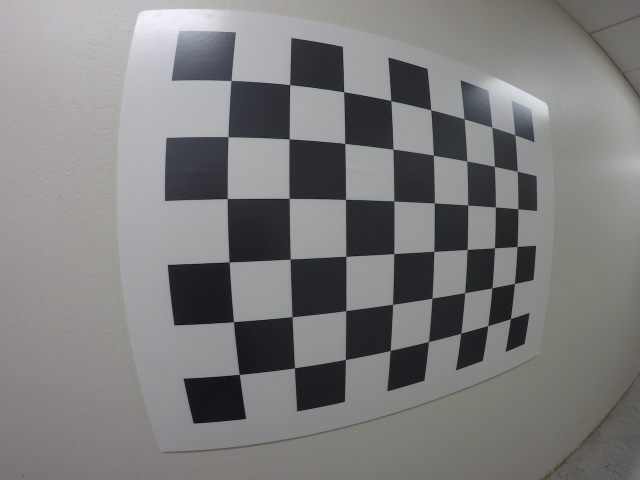
#> input picture samples/chess_boards/distorted_images/GOPR0032.jpg, 1280 x 960 px (shown at 1/2 size); its folder holds 5 pictures in this run
$ python chess_board_method_2.py
#> lines starting #> are read from the running program, lines starting #| are printed output that depends on the picture
# Inspired by Self-Driving-Car Nano Degree from Udacity

"""
There are two main steps to this process: use chessboard images to obtain image points and object points, and then
use the OpenCV functions cv2.calibrateCamera() and cv2.undistort() to compute the calibration and un-distortion.
"""

import glob
import os
import pickle

import cv2
import matplotlib.pyplot as plt
import numpy as np

image_path = os.path.join(os.getcwd(), "../../samples/chess_boards/distorted_images/GO*.jpg")

# prepare object points, like (0,0,0), (1,0,0), (2,0,0) ....,(6,5,0)
real_object_points = np.zeros((6 * 8, 3), np.float32)
real_object_points[:, :2] = np.mgrid[0:8, 0:6].T.reshape(-1, 2)

# Arrays to store object points and image points from all the images.
object_points = []  # 3d points in real world space
image_points = []  # 2d points in image plane.

# Make a list of calibration images
print("Reading training images..")
images = glob.glob(image_path)

# Step through the list and search for chessboard corners
for idx, image_name in enumerate(images):
    test_image = cv2.imread(image_name)
#> test_image is the input picture: shape (960, 1280, 3); mean B, G, R 124.7, 124.9, 125.1
    gray = cv2.cvtColor(test_image, cv2.COLOR_BGR2GRAY)

    # Find the chessboard corners
    ret, corners = cv2.findChessboardCorners(gray, (8, 6), None)
#> ret = True; corners = 48 rows, first 8: [462.6, 161.3], [579.9, 169.7], [687.9, 184.1], [782.3, 201.7], [862.1, 220.2], [928.7, 238.1], [984.4, 254.6], [1030.1, 270]

    # If found, add object points, image points
    if ret:
        object_points.append(real_object_points)
        image_points.append(corners)

        # Draw and display the corners

        # cv2.drawChessboardCorners(test_image, (8, 6), corners, ret)
        # cv2.imshow('img', test_image)
        # cv2.waitKey(500)

cv2.destroyAllWindows()

# Calibration

print("Reading test image..")
test_image_path = os.path.join(os.getcwd(), "../../samples/chess_boards/distorted_images/test_image.jpg")
test_image = cv2.imread(test_image_path)
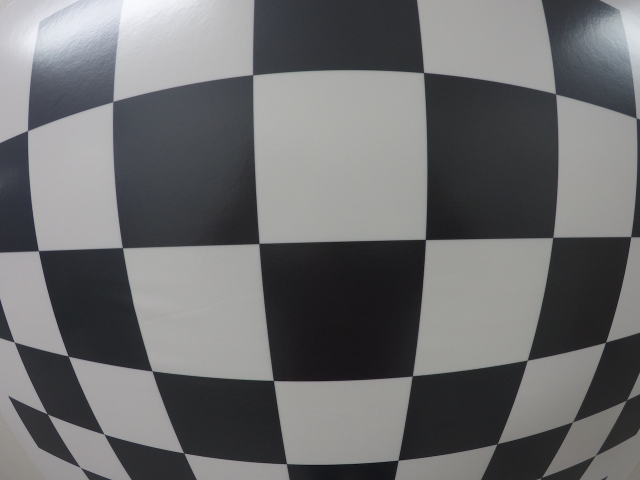
#> input picture samples/chess_boards/distorted_images/test_image.jpg, 1280 x 960 px (shown at 1/2 size)
#> test_image is the input picture: shape (960, 1280, 3); mean B, G, R 110.7, 109.5, 109.1
image_size = (test_image.shape[1], test_image.shape[0])
#> image_size = (1280, 960)

print("Camera calibration..")
# Do camera calibration given object points and image points
ret, camera_matrix, distortion_coefficients, rotation_vector, translation_vector \
    = cv2.calibrateCamera(object_points, image_points, image_size, None, None)

print("Un-distorting the test image..")
undistorted_image = cv2.undistort(test_image, camera_matrix, distortion_coefficients, None, camera_matrix)
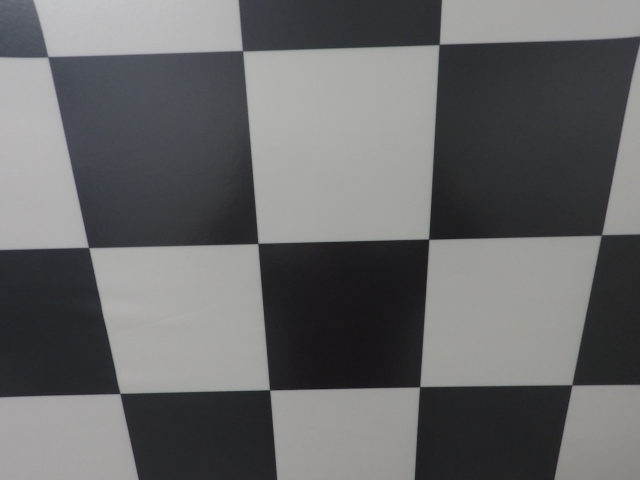
#> undistorted_image: shape (960, 1280, 3) (shown at 1/2 size); mean B, G, R 105.2, 104.4, 104

print("Saving Camera calibration values..")
dist_pickle = {"mtx": camera_matrix, "dist": distortion_coefficients}  # You can save other values also
pickle.dump(dist_pickle, open("camera_calibrations.pickle", "wb"))

# Visualize un-distortion

f, (ax1, ax2) = plt.subplots(1, 2, figsize=(20, 10))
ax1.imshow(test_image)
ax1.set_title('Original Image', fontsize=30)
ax2.imshow(undistorted_image)
ax2.set_title('Undistorted Image', fontsize=30)
plt.show()
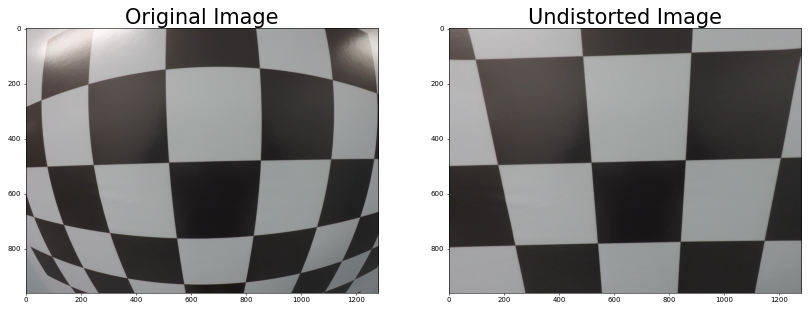
#> figure drawn by matplotlib, 2 panels; B, G, R data is drawn as R, G, B
print("Calibration Complete.")
